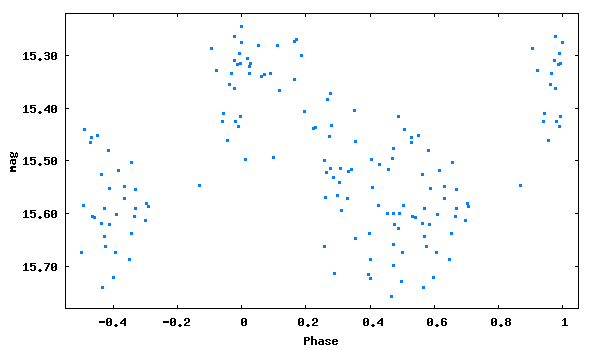

Source code (gnuplot):
set term png size 600,350 medium
set colors classic
set output 'phase_lc_11.png'
set xlabel 'Phase'
set ylabel 'mag'
#set title 'JDmax = 2447477.22500 + 0.9975888 x E'
set format y '%5.2f'
plot [-0.55:1.05][15.78:15.22] "phase_lc_11.dat" linecolor 3 pointtype 5 pointsize 0.3 title ""
